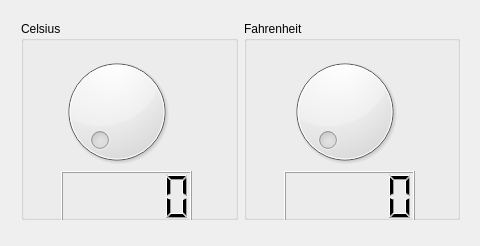
<?xml version="1.0" encoding="UTF-8"?>
<ui version="4.0">
 <class>TempConverter</class>
 <widget class="QWidget" name="TempConverter">
  <property name="windowModality">
   <enum>Qt::WindowModal</enum>
  </property>
  <property name="geometry">
   <rect>
    <x>0</x>
    <y>0</y>
    <width>480</width>
    <height>246</height>
   </rect>
  </property>
  <property name="windowTitle">
   <string>TempConverter</string>
  </property>
  <widget class="QWidget" name="horizontalLayoutWidget">
   <property name="geometry">
    <rect>
     <x>10</x>
     <y>10</y>
     <width>461</width>
     <height>221</height>
    </rect>
   </property>
   <layout class="QHBoxLayout" name="horizontalLayout">
    <item>
     <layout class="QVBoxLayout" name="left_side">
      <item>
       <widget class="QGroupBox" name="gb_celsius">
        <property name="title">
         <string>Celsius</string>
        </property>
        <widget class="QDial" name="dial_celsius">
         <property name="geometry">
          <rect>
           <x>30</x>
           <y>30</y>
           <width>131</width>
           <height>121</height>
          </rect>
         </property>
        </widget>
        <widget class="QLCDNumber" name="lcd_celsius">
         <property name="geometry">
          <rect>
           <x>40</x>
           <y>150</y>
           <width>131</width>
           <height>51</height>
          </rect>
         </property>
        </widget>
       </widget>
      </item>
     </layout>
    </item>
    <item>
     <layout class="QVBoxLayout" name="right_side">
      <item>
       <widget class="QGroupBox" name="gb_fahrenheit">
        <property name="title">
         <string>Fahrenheit</string>
        </property>
        <widget class="QDial" name="dial_fahrenheit">
         <property name="geometry">
          <rect>
           <x>40</x>
           <y>30</y>
           <width>121</width>
           <height>121</height>
          </rect>
         </property>
        </widget>
        <widget class="QLCDNumber" name="lcd_fahrenheit">
         <property name="geometry">
          <rect>
           <x>40</x>
           <y>150</y>
           <width>131</width>
           <height>51</height>
          </rect>
         </property>
        </widget>
       </widget>
      </item>
     </layout>
    </item>
   </layout>
  </widget>
 </widget>
 <layoutdefault spacing="6" margin="11"/>
 <resources/>
 <connections/>
</ui>
